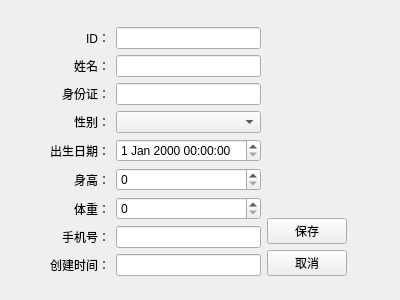
<?xml version="1.0" encoding="UTF-8"?>
<ui version="4.0">
 <class>PatientEditView</class>
 <widget class="QWidget" name="PatientEditView">
  <property name="geometry">
   <rect>
    <x>0</x>
    <y>0</y>
    <width>400</width>
    <height>300</height>
   </rect>
  </property>
  <property name="windowTitle">
   <string>用户信息</string>
  </property>
  <widget class="QWidget" name="layoutWidget">
   <property name="geometry">
    <rect>
     <x>10</x>
     <y>0</y>
     <width>380</width>
     <height>303</height>
    </rect>
   </property>
   <layout class="QVBoxLayout" name="verticalLayout_2">
    <item>
     <spacer name="verticalSpacer_2">
      <property name="orientation">
       <enum>Qt::Orientation::Vertical</enum>
      </property>
      <property name="sizeHint" stdset="0">
       <size>
        <width>20</width>
        <height>40</height>
       </size>
      </property>
     </spacer>
    </item>
    <item>
     <layout class="QHBoxLayout" name="horizontalLayout_2">
      <item>
       <spacer name="horizontalSpacer">
        <property name="orientation">
         <enum>Qt::Orientation::Horizontal</enum>
        </property>
        <property name="sizeType">
         <enum>QSizePolicy::Policy::Fixed</enum>
        </property>
        <property name="sizeHint" stdset="0">
         <size>
          <width>40</width>
          <height>20</height>
         </size>
        </property>
       </spacer>
      </item>
      <item>
       <layout class="QHBoxLayout" name="horizontalLayout">
        <item>
         <layout class="QFormLayout" name="formLayout">
          <property name="labelAlignment">
           <set>Qt::AlignmentFlag::AlignRight|Qt::AlignmentFlag::AlignTrailing|Qt::AlignmentFlag::AlignVCenter</set>
          </property>
          <item row="0" column="0">
           <widget class="QLabel" name="label_8">
            <property name="text">
             <string>ID：</string>
            </property>
            <property name="alignment">
             <set>Qt::AlignmentFlag::AlignRight|Qt::AlignmentFlag::AlignTrailing|Qt::AlignmentFlag::AlignVCenter</set>
            </property>
           </widget>
          </item>
          <item row="0" column="1">
           <widget class="QLineEdit" name="dbEditID"/>
          </item>
          <item row="1" column="0">
           <widget class="QLabel" name="label">
            <property name="layoutDirection">
             <enum>Qt::LayoutDirection::LeftToRight</enum>
            </property>
            <property name="text">
             <string>姓名：</string>
            </property>
            <property name="alignment">
             <set>Qt::AlignmentFlag::AlignRight|Qt::AlignmentFlag::AlignTrailing|Qt::AlignmentFlag::AlignVCenter</set>
            </property>
           </widget>
          </item>
          <item row="1" column="1">
           <widget class="QLineEdit" name="dbEditName"/>
          </item>
          <item row="2" column="0">
           <widget class="QLabel" name="label_2">
            <property name="layoutDirection">
             <enum>Qt::LayoutDirection::LeftToRight</enum>
            </property>
            <property name="text">
             <string>身份证：</string>
            </property>
            <property name="alignment">
             <set>Qt::AlignmentFlag::AlignRight|Qt::AlignmentFlag::AlignTrailing|Qt::AlignmentFlag::AlignVCenter</set>
            </property>
           </widget>
          </item>
          <item row="2" column="1">
           <widget class="QLineEdit" name="dbEditIDCard"/>
          </item>
          <item row="3" column="0">
           <widget class="QLabel" name="label_3">
            <property name="text">
             <string>性别：</string>
            </property>
            <property name="alignment">
             <set>Qt::AlignmentFlag::AlignRight|Qt::AlignmentFlag::AlignTrailing|Qt::AlignmentFlag::AlignVCenter</set>
            </property>
           </widget>
          </item>
          <item row="3" column="1">
           <widget class="QComboBox" name="dbCombosex"/>
          </item>
          <item row="4" column="0">
           <widget class="QLabel" name="label_4">
            <property name="text">
             <string>出生日期：</string>
            </property>
            <property name="alignment">
             <set>Qt::AlignmentFlag::AlignRight|Qt::AlignmentFlag::AlignTrailing|Qt::AlignmentFlag::AlignVCenter</set>
            </property>
           </widget>
          </item>
          <item row="4" column="1">
           <widget class="QDateTimeEdit" name="dbDateEditDOB"/>
          </item>
          <item row="5" column="0">
           <widget class="QLabel" name="label_5">
            <property name="text">
             <string>身高：</string>
            </property>
            <property name="alignment">
             <set>Qt::AlignmentFlag::AlignRight|Qt::AlignmentFlag::AlignTrailing|Qt::AlignmentFlag::AlignVCenter</set>
            </property>
           </widget>
          </item>
          <item row="5" column="1">
           <widget class="QSpinBox" name="dbSpinHeight"/>
          </item>
          <item row="6" column="0">
           <widget class="QLabel" name="label_6">
            <property name="text">
             <string>体重：</string>
            </property>
            <property name="alignment">
             <set>Qt::AlignmentFlag::AlignRight|Qt::AlignmentFlag::AlignTrailing|Qt::AlignmentFlag::AlignVCenter</set>
            </property>
           </widget>
          </item>
          <item row="6" column="1">
           <widget class="QSpinBox" name="dbSpinweight"/>
          </item>
          <item row="7" column="0">
           <widget class="QLabel" name="label_7">
            <property name="text">
             <string>手机号：</string>
            </property>
            <property name="alignment">
             <set>Qt::AlignmentFlag::AlignRight|Qt::AlignmentFlag::AlignTrailing|Qt::AlignmentFlag::AlignVCenter</set>
            </property>
           </widget>
          </item>
          <item row="7" column="1">
           <widget class="QLineEdit" name="dbEditMobile"/>
          </item>
          <item row="8" column="0">
           <widget class="QLabel" name="label_9">
            <property name="text">
             <string>创建时间：</string>
            </property>
           </widget>
          </item>
          <item row="8" column="1">
           <widget class="QLineEdit" name="dbCreatedTimeStamp"/>
          </item>
         </layout>
        </item>
        <item>
         <layout class="QVBoxLayout" name="verticalLayout">
          <item>
           <spacer name="verticalSpacer">
            <property name="orientation">
             <enum>Qt::Orientation::Vertical</enum>
            </property>
            <property name="sizeHint" stdset="0">
             <size>
              <width>20</width>
              <height>40</height>
             </size>
            </property>
           </spacer>
          </item>
          <item>
           <widget class="QPushButton" name="btSave">
            <property name="text">
             <string>保存</string>
            </property>
           </widget>
          </item>
          <item>
           <widget class="QPushButton" name="pushButton_2">
            <property name="text">
             <string>取消</string>
            </property>
           </widget>
          </item>
         </layout>
        </item>
       </layout>
      </item>
      <item>
       <spacer name="horizontalSpacer_2">
        <property name="orientation">
         <enum>Qt::Orientation::Horizontal</enum>
        </property>
        <property name="sizeHint" stdset="0">
         <size>
          <width>40</width>
          <height>20</height>
         </size>
        </property>
       </spacer>
      </item>
     </layout>
    </item>
    <item>
     <spacer name="verticalSpacer_3">
      <property name="orientation">
       <enum>Qt::Orientation::Vertical</enum>
      </property>
      <property name="sizeHint" stdset="0">
       <size>
        <width>20</width>
        <height>40</height>
       </size>
      </property>
     </spacer>
    </item>
   </layout>
  </widget>
 </widget>
 <resources/>
 <connections/>
</ui>
